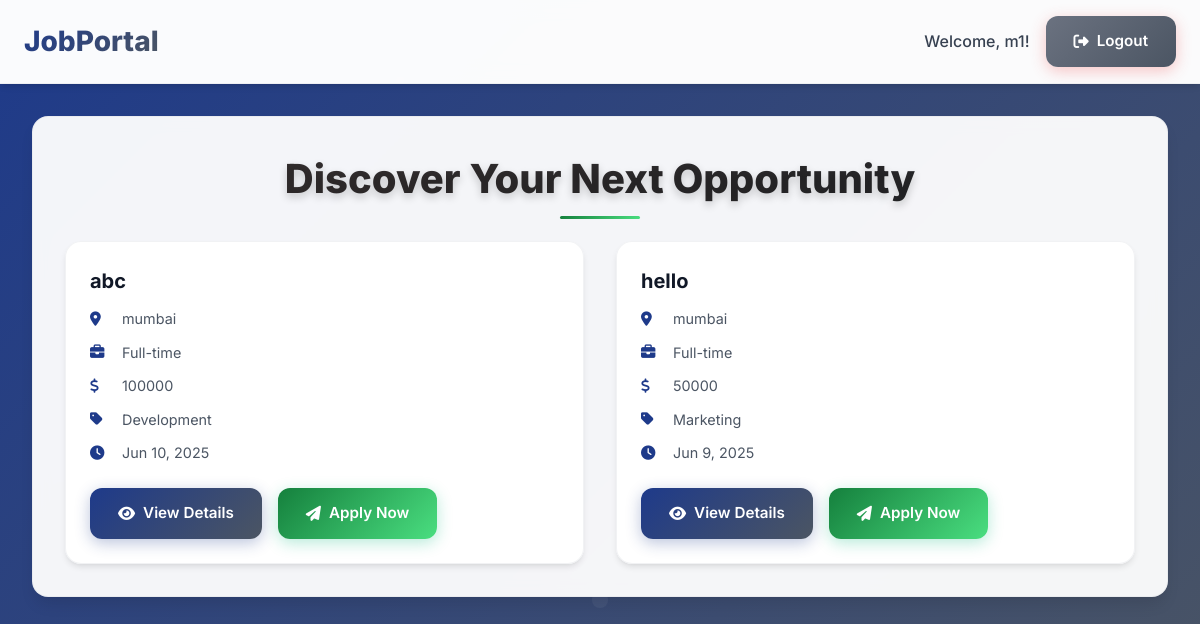
The page /job_application/job_seeker_dashboard.php (signed in) on the database as committed earlier.
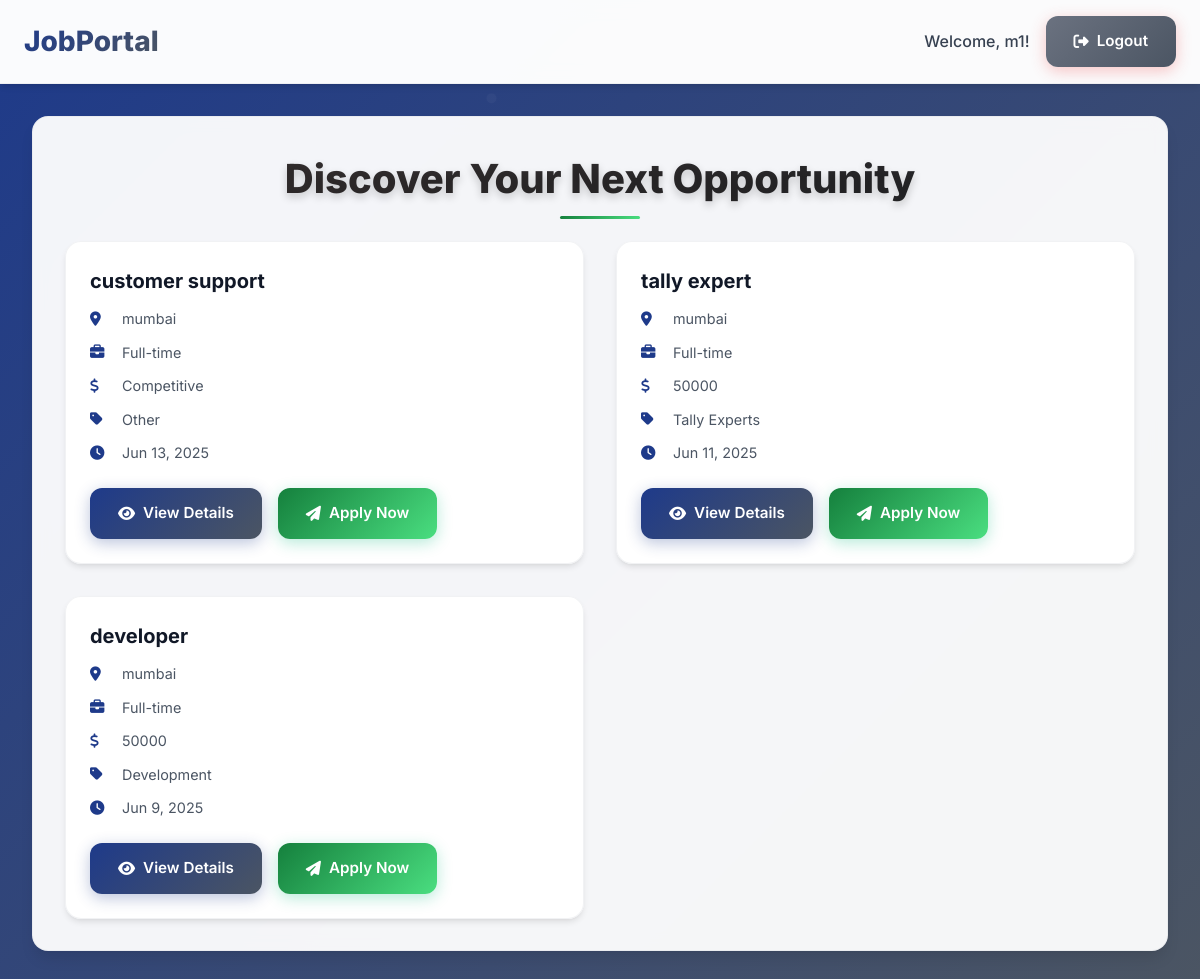
The same page on the database as committed later.
### tables this page shows
CREATE TABLE `job_postings` (
  `job_id` int(11) NOT NULL,
  `title` varchar(100) NOT NULL,
  `description` text NOT NULL,
  `requirements` text NOT NULL,
  `location` varchar(100) NOT NULL,
  `job_type` enum('Full-time','Part-time','Contract','Temporary') NOT NULL,
  `shift_schedule` varchar(100) DEFAULT NULL,
  `salary` varchar(50) DEFAULT NULL,
  `benefits` text DEFAULT NULL,
  `is_active` tinyint(1) DEFAULT 1,
  `posted_by` int(11) DEFAULT 1,
  `updated_at` timestamp NOT NULL DEFAULT current_timestamp() ON UPDATE current_timestamp(),
  `job_categories` enum('Marketing','Sales','Education','Development','Tally Experts','Other') DEFAULT NULL,
  `created_at` timestamp NOT NULL DEFAULT current_timestamp()
);

### job_application/job_seeker_dashboard.php (the view, shortened to what this page needs)
<?php
$conn = new mysqli("127.0.0.1", "root", "", "job_portal");
$sql = "SELECT job_id, title, description, requirements, location, job_type, shift_schedule, salary, benefits, job_categories, created_at
        FROM job_postings
        WHERE is_active = 1
        ORDER BY created_at DESC";
$jobs_result = $conn->query($sql);
?>
<!DOCTYPE html>
<html lang="en">
<head>
    <script src="https://cdn.tailwindcss.com"></script>
    <link rel="stylesheet" href="https://cdnjs.cloudflare.com/ajax/libs/font-awesome/6.4.0/css/all.min.css">
</head>
<body>
    <nav class="navbar">
        <div class="max-w-7xl mx-auto px-6 py-4 flex justify-between items-center">
            <div class="nav-brand">JobPortal</div>
            <div class="flex items-center space-x-4">
                <span class="text-gray-700 font-medium">Welcome, <?php echo htmlspecialchars($_SESSION['username']); ?>!</span>
                <a href="logout.php" class="btn btn-danger">
                    <i class="fas fa-sign-out-alt mr-2"></i>Logout
                </a>
            </div>
        </div>
    </nav>
    <div class="main-container">
        <h1 class="main-title">Discover Your Next Opportunity</h1>
        <div class="jobs-grid">
            <?php if ($jobs_result->num_rows > 0): ?>
                <?php while ($job = $jobs_result->fetch_assoc()): ?>
                    <div class="job-card">
                        <h2 class="job-title"><?php echo htmlspecialchars($job['title']); ?></h2>
                        <div class="job-detail">
                            <i class="fas fa-map-marker-alt"></i>
                            <span><?php echo htmlspecialchars($job['location']); ?></span>
                        </div>
                        <div class="job-detail">
                            <i class="fas fa-briefcase"></i>
                            <span><?php echo htmlspecialchars($job['job_type']); ?></span>
                        </div>
                        <div class="job-detail">
                            <i class="fas fa-dollar-sign"></i>
                            <span><?php echo htmlspecialchars($job['salary'] ?: 'Competitive'); ?></span>
                        </div>
                        <div class="job-detail">
                            <i class="fas fa-tag"></i>
                            <span><?php echo htmlspecialchars($job['job_categories']); ?></span>
                        </div>
                        <div class="job-detail">
                            <i class="fas fa-clock"></i>
                            <span><?php echo date('M j, Y', strtotime($job['created_at'])); ?></span>
                        </div>
                        <div class="btn-group">
                            <button onclick="openJobModal(<?php echo $job['job_id']; ?>, '<?php echo addslashes(htmlspecialchars($job['title'])); ?>', '<?php echo addslashes(htmlspecialchars($job['description'])); ?>', '<?php echo addslashes(htmlspecialchars($job['requirements'])); ?>', '<?php echo addslashes(htmlspecialchars($job['location'])); ?>', '<?php echo addslashes(htmlspecialchars($job['job_type'])); ?>', '<?php echo addslashes(htmlspecialchars($job['shift_schedule'])); ?>', '<?php echo addslashes(htmlspecialchars($job['salary'])); ?>', '<?php echo addslashes(htmlspecialchars($job['benefits'])); ?>', '<?php echo addslashes(htmlspecialchars($job['job_categories'])); ?>')"
                                    class="btn btn-primary">
                                <i class="fas fa-eye mr-2"></i>View Details
                            </button>
                            <button onclick="openApplyModal(<?php echo $job['job_id']; ?>, '<?php echo addslashes(htmlspecialchars($job['title'])); ?>')"
                                    class="btn btn-success">
                                <i class="fas fa-paper-plane mr-2"></i>Apply Now
                            </button>
                        </div>
                    </div>
                <?php endwhile; ?>
            <?php endif; ?>
        </div>
    </div>
</body>
</html>

Rows that differ between the two databases and show on the page:
removed job_postings: title "abc", location "mumbai", job_type "Full-time", salary "100000", job_categories "Development", created_at "Jun 10, 2025"
added job_postings: title "customer support", location "mumbai", job_type "Full-time", salary "Competitive", job_categories "Other", created_at "Jun 13, 2025"
added job_postings: title "tally expert", location "mumbai", job_type "Full-time", salary "50000", job_categories "Tally Experts", created_at "Jun 11, 2025"
changed job_postings: title "hello" → "developer"; job_categories "Marketing" → "Development"
